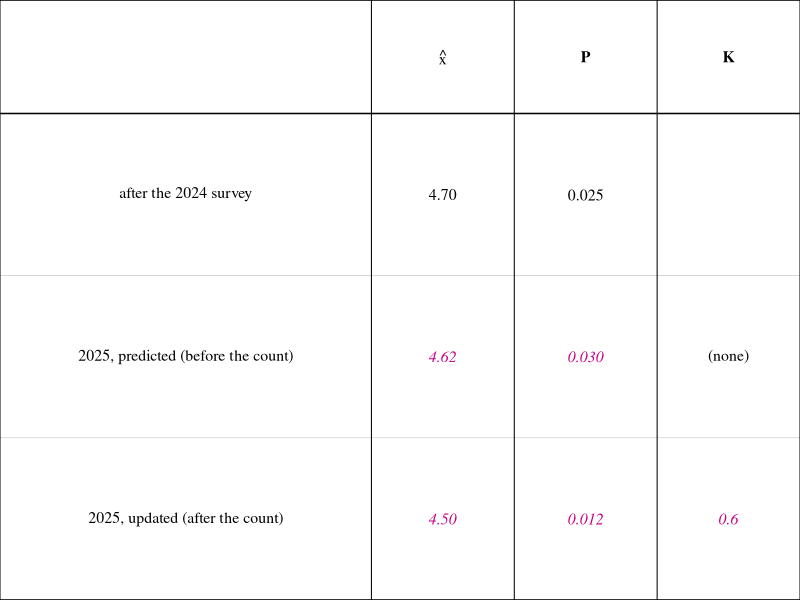
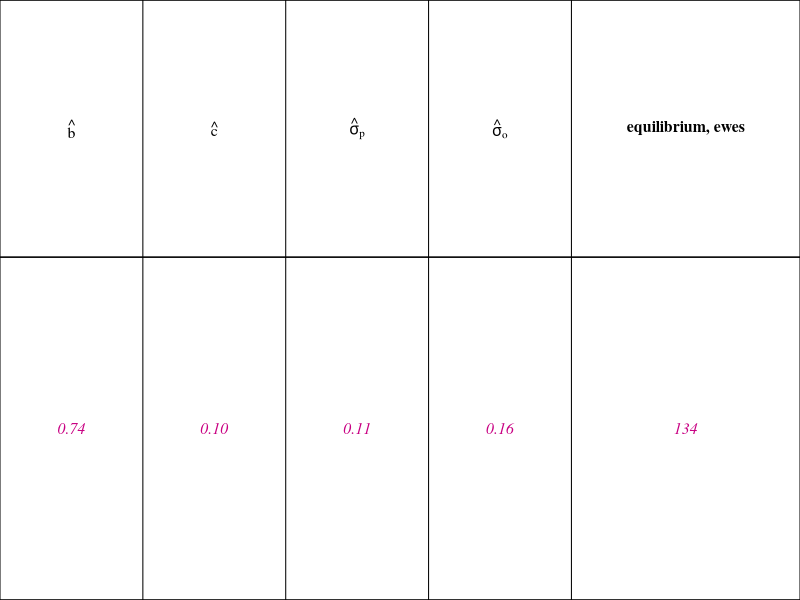

Reproduce these figures in R, in order.
## ---- chunk 1
knitr::opts_chunk$set(echo = FALSE, fig.width = 6.5, fig.height = 0.3, message = FALSE, warning = FALSE)
ans_col <- rgb(200, 0, 130, maxColorValue = 255)

# fill-in table drawn as a plot; cells in fill_cols (and fill_rows) are drawn in the answer color, italic
blank_table <- function(headers, body, col_widths = NULL,
                        header_height = 0.35, row_height = 0.5,
                        cex = 0.95, family = "serif", fill_cols = integer(0), fill_rows = seq_along(body)) {
  nc <- length(headers); nr <- length(body)
  if (is.null(col_widths)) col_widths <- rep(1, nc)
  col_widths <- col_widths / sum(col_widths)
  cx <- c(0, cumsum(col_widths))
  h_total <- header_height + nr * row_height
  par(mar = c(0, 0, 0, 0), family = family)
  plot(NA, xlim = c(0, 1), ylim = c(0, h_total), axes = FALSE, xlab = "", ylab = "",
       xaxs = "i", yaxs = "i")
  y <- h_total
  segments(0, y, 1, y, lwd = 1.5)
  y <- y - header_height
  segments(0, y, 1, y, lwd = 1.5)
  for (i in seq_len(nr)) {
    y <- y - row_height
    segments(0, y, 1, y, lwd = if (i == nr) 1.5 else 0.5,
             col = if (i == nr) "black" else "grey70")
  }
  for (v in cx) segments(v, 0, v, h_total, lwd = 1)
  yh <- h_total - header_height / 2
  for (j in seq_len(nc)) text((cx[j] + cx[j + 1]) / 2, yh, labels = headers[[j]], font = 2, cex = cex)
  y <- h_total - header_height
  for (i in seq_len(nr)) {
    yc <- y - row_height / 2
    for (j in seq_len(nc)) {
      val <- body[[i]][[j]]
      ans <- j %in% fill_cols && i %in% fill_rows && !identical(val, "(none)")
      if (!identical(val, "")) text((cx[j] + cx[j + 1]) / 2, yc, labels = val, cex = cex,
                                    col = if (ans) ans_col else "black", font = if (ans) 3 else 1)
    }
    y <- y - row_height
  }
}

bighorn <- read.csv("../../data/BighornCounts.csv")
y <- log(bighorn$ewes)
w <- bighorn$precip_z
n <- length(y)
kalman <- function(a, b, c, sigma_p, sigma_o, d = 0, y, w) {
  n <- length(y)
  x_hat <- a / (1 - b)
  P <- sigma_p^2 / (1 - b^2)
  nll <- 0
  for (t in seq_len(n)) {
    x_hat <- a + b * x_hat + c * w[t]
    P <- b^2 * P + sigma_p^2
    nll <- nll - dnorm(y[t], x_hat + d * w[t], sqrt(P + sigma_o^2), log = TRUE)
    K <- P / (P + sigma_o^2)
    x_hat <- x_hat + K * (y[t] - d * w[t] - x_hat)
    P <- (1 - K) * P
  }
  list(nll = nll)
}
nll_ss <- function(par, ...) kalman(par[1], plogis(par[2]), par[3], exp(par[4]), exp(par[5]), ...)$nll
check_par <- c(1, qlogis(0.8), 0.1, log(0.1), log(0.15))
check_val <- nll_ss(check_par, y = y, w = w)

# Part 1
x_pred <- 0.96 + 0.8 * 4.70 + 0.1 * (-1)
P_pred <- 0.8^2 * 0.025 + 0.014
K1 <- P_pred / (P_pred + 0.02)
x_new <- x_pred + K1 * (4.42 - x_pred)
P_new <- (1 - K1) * P_pred
K_poor <- P_pred / (P_pred + 0.12)
x_poor <- x_pred + K_poor * (4.42 - x_pred)

# Part 2
fit_lm <- summary(lm(y[-1] ~ y[-n] + w[-1]))$coefficients
fit <- optim(check_par, nll_ss, y = y, w = w, method = "BFGS")
stopifnot(fit$convergence == 0)
est <- c(b = plogis(fit$par[2]), c = fit$par[3], sigma_p = exp(fit$par[4]), sigma_o = exp(fit$par[5]),
         eq = exp(fit$par[1] / (1 - plogis(fit$par[2]))))
nll_obs <- function(par) kalman(par[1], plogis(par[2]), 0, exp(par[4]), exp(par[5]), d = par[3], y = y, w = w)$nll
fit_obs <- optim(check_par, nll_obs, method = "BFGS")
## ---- chunk 2
blank_table(
  headers = list("", expression(hat(x)), "P", "K"),
  body = list(list("after the 2024 survey", "4.70", "0.025", ""),
              list("2025, predicted (before the count)", sprintf("%.2f", x_pred), sprintf("%.3f", P_pred), "(none)"),
              list("2025, updated (after the count)", sprintf("%.2f", x_new), sprintf("%.3f", P_new),
                   sprintf("%.1f", K1))),
  col_widths = c(2.6, 1, 1, 1), fill_cols = 2:4, fill_rows = 2:3)
## ---- chunk 3
blank_table(
  headers = expression(hat(b), hat(c), hat(sigma)[p], hat(sigma)[o], "equilibrium, ewes"),
  header_height = 0.45,
  body = list(list(sprintf("%.2f", est["b"]), sprintf("%.2f", est["c"]), sprintf("%.2f", est["sigma_p"]),
                   sprintf("%.2f", est["sigma_o"]), sprintf("%.0f", est["eq"]))),
  col_widths = c(1, 1, 1, 1, 1.6), row_height = 0.6, fill_cols = 1:5)
